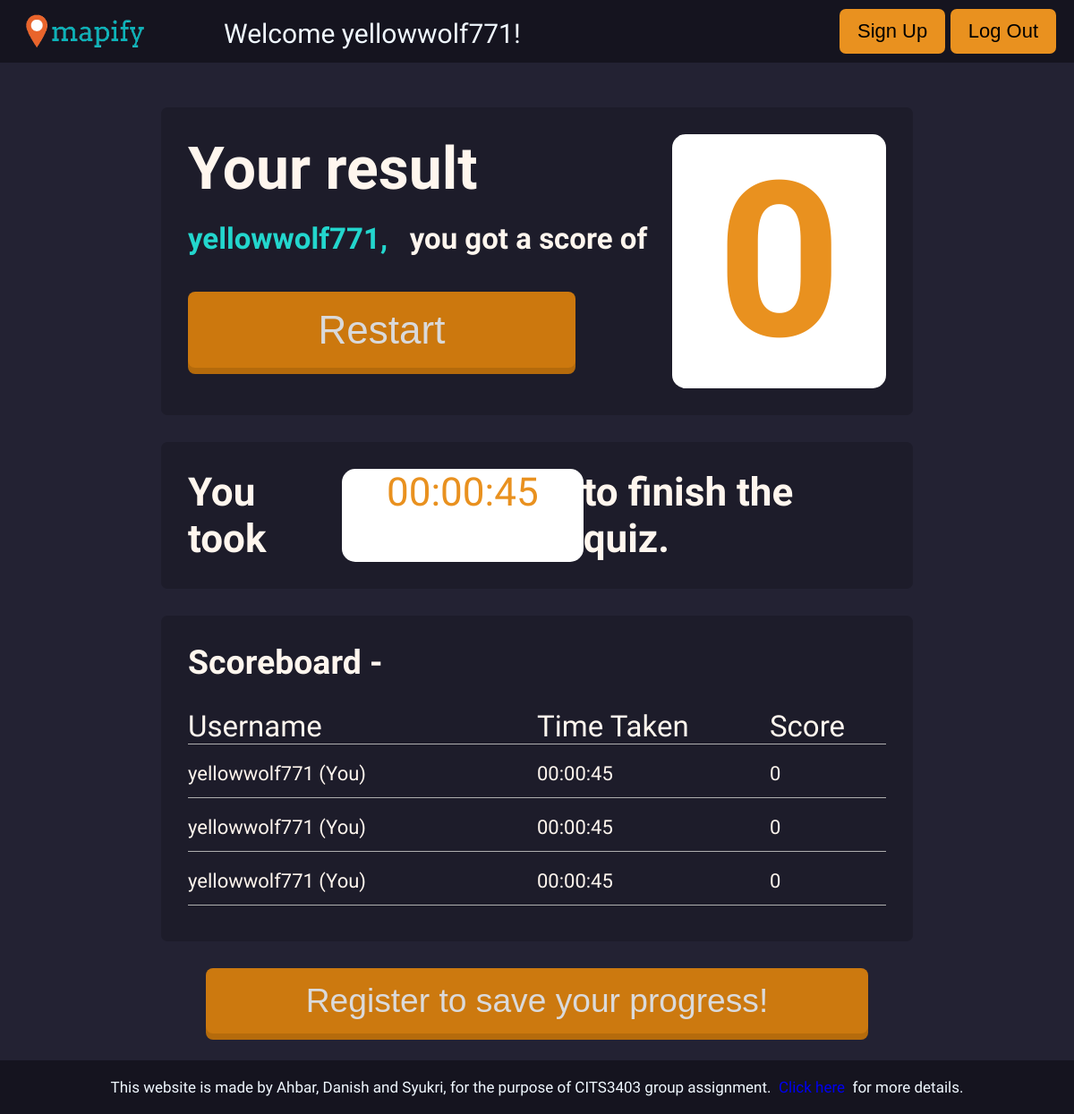
The page /result (signed in) on the database its author committed.
### app/models.py (models this page shows, shortened)
class User(UserMixin, db.Model):
    __tablename__ = 'user_table'
    id = db.Column(db.Integer, primary_key = True)
    user_type = db.Column(db.String(64))
    username = db.Column(db.String(64))
    password_hash = db.Column(db.String(128))
    score_child = db.relationship("Score", backref = 'user_parent')

class Score(db.Model):
    __tablename__ = 'score'
    id = db.Column(db.Integer, primary_key = True)
    user_id = db.Column(db.Integer, db.ForeignKey('user_table.id'))
    questionset_id = db.Column(db.Integer, db.ForeignKey('questionset.id'))
    score = db.Column(db.Integer)
    time_taken = db.Column(db.Time)

### app/routes.py (the view)
@app.route('/result', methods=['GET'])
def result():
    latestScore = Score.query.filter_by(user_id=current_user.id).all()[-1]
    questionsetID = latestScore.questionset_id
    scoreSorted = Score.query.filter_by(questionset_id=questionsetID).order_by(Score.score.desc()).all()
    return render_template(
        'result.html',
        latestScore = latestScore,
        scoreSorted = scoreSorted
    )

### app/models.py (called while the page is built)
@login.user_loader
def load_user(id):
    return User.query.get(id)

### app/templates/result.html (shortened to what this page needs)
{% extends 'base.html' %}
{% block body %}
<div class="container">
    <div id="result-box" class="flex-display home-box">
        <span style="flex-grow: 1">
            <h2 id="result-msg" class="box-title">Your result</h2>
            <span id="score-msg">
                <h3 id="result-username">{{ current_user.username }}, &nbsp;&nbsp;</h3>
                <h3>you got a score of</h3>
            </span>
            <a href='/'><button id="restart-button" class="clicky-button">Restart</button></a>
        </span>
        <span style="flex-grow: 2; flex-basis:  0;">
            <h2 id="user-score">{{ latestScore.score }}</h2>
        </span>
    </div>
    <div class="home-box flex-display" style="justify-content: space-evenly;">
        <h2 id="stat-title">You took</h2>
        <p id="result-time">{{ latestScore.time_taken }}</p>
        <h2 id="stat-title">to finish the quiz.</h2>
    </div>
    <div id="leaderboard-home" class="flex-display home-box">
        <h2 class="box-title">Scoreboard - {{ latestScore.questionset_parent.name }}</h2>
        <span class='leaderboard-row' style="padding-bottom: 30px;">
            <div class="name leaderboard-title">Username</div>
            <div class="time-taken leaderboard-title">Time Taken</div>
            <div class="score leaderboard-title">Score</div>
        </span>
        {% for score in scoreSorted %}
        {%  if loop.index < 6  %}
        <span class='leaderboard-row'>
            {% if current_user.id == score.user_parent.id %}
            <div class="name">{{ score.user_parent.username }} (You)</div>
            {% else %}
            <div class="name">{{ score.user_parent.username }}</div>
            {% endif %}
            <div class='time-taken'>{{ score.time_taken }}</div>
            <div class="score">{{ score.score }}</div>
        </span>
        {% endif %}
        {% endfor %}
    </div>
    {% if current_user.user_type == 'temp' %}
    <div id="anon-register" class="">
        <button class="clicky-button" onclick="location.href='./register'" type="button">Register to save your
            progress!</button>
    </div>
    {% endif %}
</div>
{% endblock %}

### app/templates/base.html (shortened to what this page needs)
<!DOCTYPE html>
<html lang="en-US">
<head>
    <link rel="stylesheet" type="text/css" href="../static/css/mystyle.css"
        href="{{url_for('static',filename='css/mystyle.css')}}">
        <link href="https://css.gg/css?=|add|remove|chevron-down|math-plus|close|chevron-double-up|chevron-double-down" rel="stylesheet">
</head>
<body>
    <div class="header">
        <a href="/"><img id="logo" src="../static/css/images/mapify-2.png"></a>
        {% if current_user.is_authenticated and current_user.user_type == 'regular' %}
            <div class="welcomeUser" id='welcome-user'>Welcome {{ current_user.username }}!</div>
            <nav class="tab-right">
                <div class="points" id="points">
                    <p>Points : <b>0</b></p>
                </div>
                <a href='profile'><button id="header-logout-button" class="tablinks">Profile</button></a>
                <a href='logout'><button id="header-logout-button" class="tablinks">Log Out</button></a>
            </nav>
        {% elif current_user.is_authenticated and current_user.user_type == 'temp' %}
            <div class="welcomeUser" id='welcome-user'>Welcome {{ current_user.username }}!</div>
            <nav class="tab-right">
                <a href='register'><button id="header-signup-button" class="tablinks">Sign Up</button></a>
                <a href='logout'><button id="header-logout-button" class="tablinks">Log Out</button></a>
            </nav>
        {% endif %}
    </div>
    {% block body %}{% endblock %}
    <footer>
        <p>This website is made by Ahbar, Danish and Syukri, for the purpose of CITS3403 group assignment. &nbsp;<a
                href="https://github.com/msyukri-zaidin/CITS3403-Project-1" target="_blank">Click here</a> &nbsp;for
            more details.</p>
    </footer>
</body>
</html>

### app/static/css/mystyle.css (style rules this page uses)
* { padding: 0; margin: 0; box-sizing: border-box; font-size: 100%; text-decoration: none; }
body { min-height: 100vh; font-family: "Sniglet"; font-size: 22px; background-color: #232233; color: rgb(255, 246, 238); position: relative; padding-bottom: 40px; }
.container { margin: 50px 0px; margin-left: 15%; margin-right: 15%; }
.flex-display { display: flex; justify-content: space-between; }
.home-box { background-color: rgba(0, 0, 0, 0.185); box-sizing: border-box; border-radius: 7px; padding: 30px; margin: 30px 0; }
.box-title { flex: 0 0 100%; margin-bottom: 20px; font-size: 1.7em; }
.header { width: 100%; background-color: rgba(0, 0, 0, 0.4); overflow: hidden; }
#logo { background-color: rgba(0, 0, 0, 0.01); color: aliceblue; margin-left: 20px; margin-top: 5px; float: left; max-width: 150px; }
.tab-right { background-color: rgba(0, 0, 0, 0.01); margin: 10px 20px; float: right; }
.tab-right button { background-color: rgb(233, 145, 31); border-radius: 7px; border: none; outline: none; cursor: pointer; padding: 12px 20px; transition: 0.3s; font-size: 1em; }
.welcomeUser { text-align: left; display: inline-block; margin: 20px 40px 0 80px; font-size: 30px; color: aliceblue; }
#leaderboard-home { flex-direction: column; }
.leaderboard-row { position: relative; display: flex; flex-flow: row; width: 100%; height: 40px; margin: 10px 0px; border-bottom: 1px solid #afafaf; }
.leaderboard-title { font-size: 1.5em; padding-bottom: 20px; }
.leaderboard-row .name { position: relative; display: inline-block; width: 75%; }
.leaderboard-row .time-taken { position: relative; display: inline-block; width: 50%; }
.leaderboard-row .score { position: relative; width: 25%; float: right; }
#result-msg { font-size: 3em; }
#score-msg { display: flex; flex-direction: row; justify-content: flex-start; font-size: 1.5em; margin: 20px 0; }
#result-username { color: rgb(35, 214, 205); }
#user-score { font-size: 11em; flex-basis: 0; right: 20px; background: white; color: rgb(233, 145, 31); border-radius: 15px; padding: 0 50px; text-align: center; }
#restart-button { font-size: 2em; margin: 20px 0px; width: 80%; }
#stat-title { font-size: 2em; }
#result-time { font-size: 2em; flex-basis: 0; right: 20px; background: white; color: rgb(233, 145, 31); border-radius: 15px; padding: 0 50px; text-align: center; }
#anon-register { text-align: center; font-size: 1.3em; width: 100%; }
.clicky-button { position: relative; cursor: pointer; box-shadow: 0 7px 0 0 rgb(197, 115, 8); background: rgb(223, 131, 12); color: #eee; padding: 0.4em 3em; border: 0; font-size: 1.3em; opacity: 0.9; border-radius: 8px; }
footer { color: aliceblue; background-color: rgba(0, 0, 0, 0.4); overflow: hidden; padding: 20px 0px; text-align: center; font-size: 17px; position: absolute; bottom: 0; width: 100%; }

### rows shown on the page
User: username "yellowwolf771"
Score: score "0", time_taken "00:00:45", user_parent.username "yellowwolf771"
Score: user_parent.username "yellowwolf771", time_taken "00:00:45", score "0"
Score: user_parent.username "yellowwolf771", time_taken "00:00:45", score "0"
